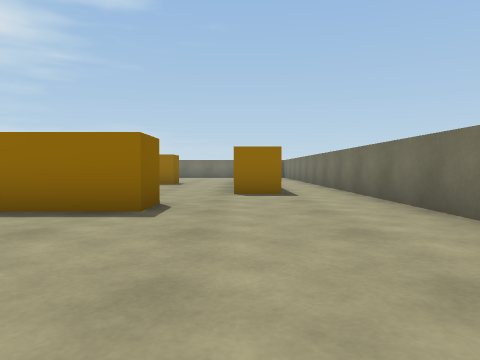
[1] (above)

16 first-person views from a walk through a 3-D level made in the Unity game engine. The camera is 0.55 m above the floor, tilts 2° down and sees 70° across. The floor is counted in squares, 1 m on a side. Each view is taken from the middle of a square. On the plan, view 1 faces up. The plan holds only what a view shows up to about 9 squares ahead; the rest is blank. The place goes on beyond the plan.

[2]
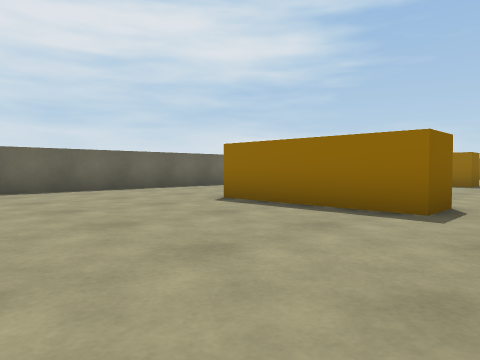

[3]
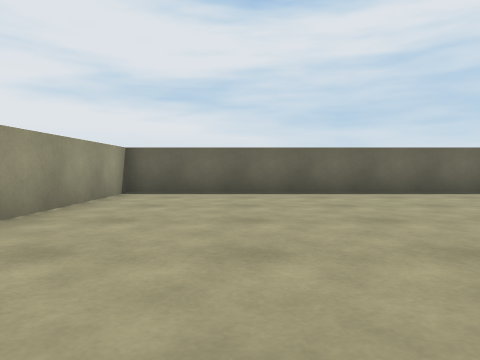

[4]
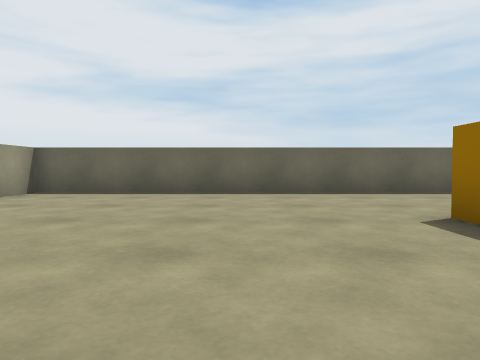

[5]
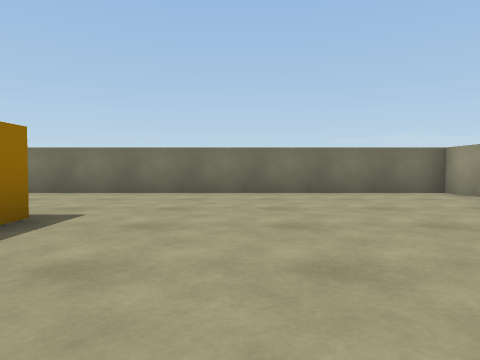

[6]
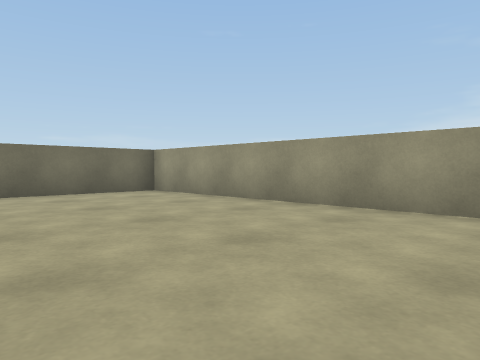

[7]
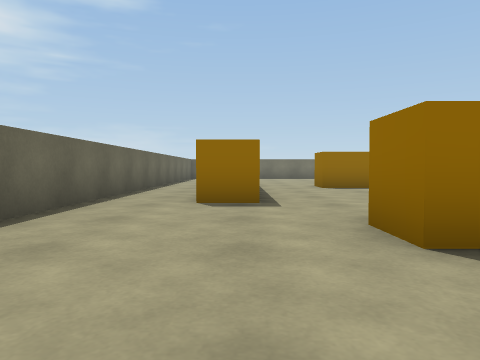

[8]
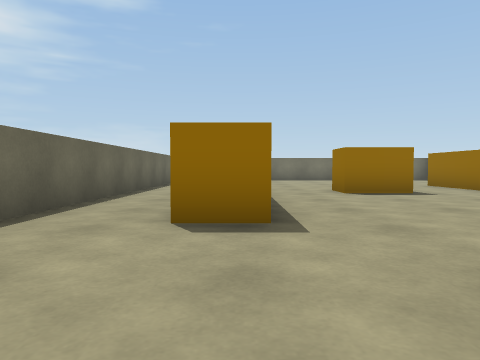

[9]
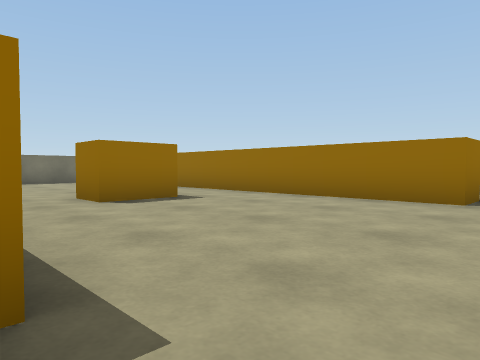

[10]
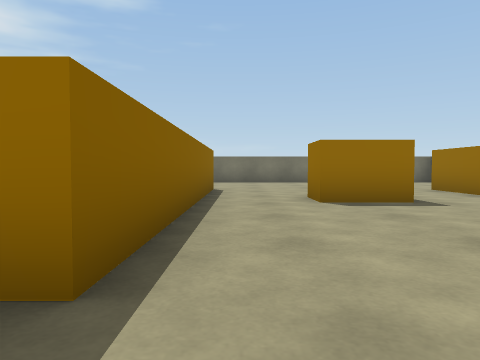

[11]
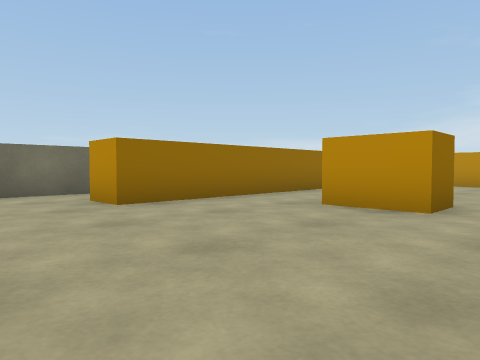

[12]
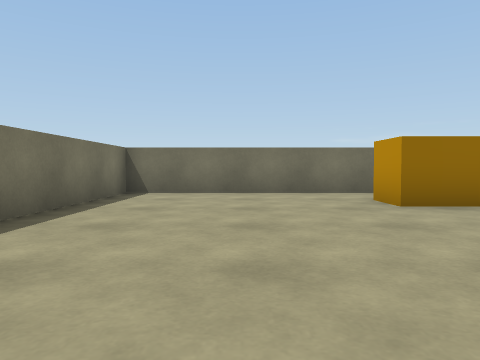

[13]
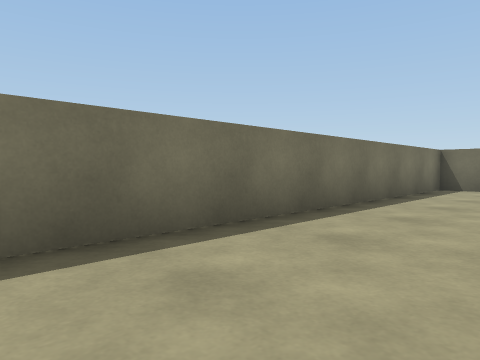

[14]
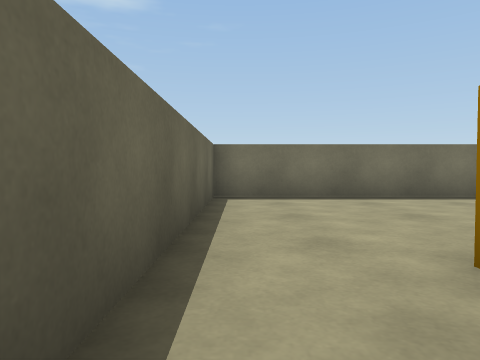

[15]
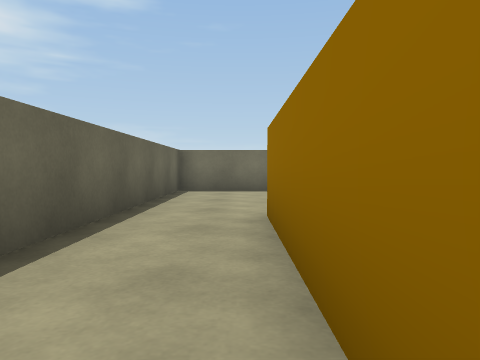

[16]
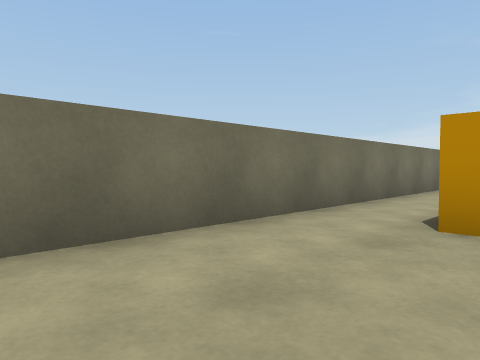

### Floor plan
Points are (right, up) in squares from view 1. A wall is a line through its corners. A room is listed if a view was taken in it or the views show most of it. See-through windows are left out.
Room 1 (views 1, 2, 3, 4, 5, 6, 7, 8, 9, 10)
walls: (-1.2, 4.3) (-4.7, 4.3) (-4.7, 5.4); (-5.7, 7.4) (-6.8, 7.4); (0.9, 7.2) (-0.1, 7.2); (-8.5, 6.5) (-8.5, -2.5) (2.5, -2.5) (2.5, 6.5)
ways out: opening at (-2.7, 6.8) to room 2
Room 2 (views 11, 12, 13, 14, 15, 16)
walls: (-5.7, 14.9) (-5.7, 7.4); (-6.7, 11.4) (-6.7, 15); (-0.1, 7.2) (-0.1, 14.7) (0.9, 14.7); (-1.2, 5.4) (-1.2, 4.3); (2.5, 6.5) (2.5, 19.5) (-8.5, 19.5) (-8.5, 6.5)
ways out: opening at (-2.7, 6.8) to room 1
objects: other object (-3, 12)

Where each view was taken, in squares from view 1:
view 1: 0 up, 0 right, facing up
view 2: 0 up, 0 right, facing up-left
view 3: 0 up, 1 left, facing left
view 4: 2 up, 1 left, facing left
view 5: 2 up, 5 left, facing right
view 6: 2 up, 5 left, facing down-right
view 7: 2 up, 6 left, facing up
view 8: 4 up, 6 left, facing up
view 9: 6 up, 6 left, facing up-right
view 10: 6 up, 5 left, facing up
view 11: 17 up, 5 left, facing down-right
view 12: 17 up, 5 left, facing right
view 13: 17 up, 7 left, facing up-right
view 14: 13 up, 8 left, facing up
view 15: 11 up, 7 left, facing up
view 16: 18 up, 0 right, facing down-right
